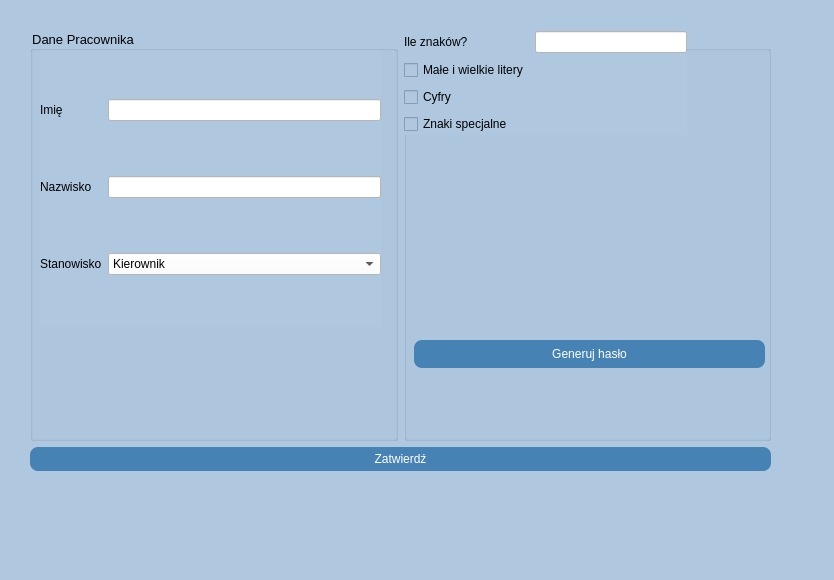
<?xml version="1.0" encoding="UTF-8"?>
<ui version="4.0">
 <class>MainWindow</class>
 <widget class="QMainWindow" name="MainWindow">
  <property name="geometry">
   <rect>
    <x>0</x>
    <y>0</y>
    <width>834</width>
    <height>580</height>
   </rect>
  </property>
  <property name="palette">
   <palette>
    <active>
     <colorrole role="Button">
      <brush brushstyle="SolidPattern">
       <color alpha="255">
        <red>175</red>
        <green>200</green>
        <blue>224</blue>
       </color>
      </brush>
     </colorrole>
     <colorrole role="Base">
      <brush brushstyle="SolidPattern">
       <color alpha="255">
        <red>175</red>
        <green>200</green>
        <blue>224</blue>
       </color>
      </brush>
     </colorrole>
     <colorrole role="Window">
      <brush brushstyle="SolidPattern">
       <color alpha="255">
        <red>175</red>
        <green>200</green>
        <blue>224</blue>
       </color>
      </brush>
     </colorrole>
    </active>
    <inactive>
     <colorrole role="Button">
      <brush brushstyle="SolidPattern">
       <color alpha="255">
        <red>175</red>
        <green>200</green>
        <blue>224</blue>
       </color>
      </brush>
     </colorrole>
     <colorrole role="Base">
      <brush brushstyle="SolidPattern">
       <color alpha="255">
        <red>175</red>
        <green>200</green>
        <blue>224</blue>
       </color>
      </brush>
     </colorrole>
     <colorrole role="Window">
      <brush brushstyle="SolidPattern">
       <color alpha="255">
        <red>175</red>
        <green>200</green>
        <blue>224</blue>
       </color>
      </brush>
     </colorrole>
    </inactive>
    <disabled>
     <colorrole role="Button">
      <brush brushstyle="SolidPattern">
       <color alpha="255">
        <red>175</red>
        <green>200</green>
        <blue>224</blue>
       </color>
      </brush>
     </colorrole>
     <colorrole role="Base">
      <brush brushstyle="SolidPattern">
       <color alpha="255">
        <red>175</red>
        <green>200</green>
        <blue>224</blue>
       </color>
      </brush>
     </colorrole>
     <colorrole role="Window">
      <brush brushstyle="SolidPattern">
       <color alpha="255">
        <red>175</red>
        <green>200</green>
        <blue>224</blue>
       </color>
      </brush>
     </colorrole>
    </disabled>
   </palette>
  </property>
  <property name="windowTitle">
   <string>MainWindow</string>
  </property>
  <property name="styleSheet">
   <string notr="true">background-color: #AFC8E0;</string>
  </property>
  <widget class="QWidget" name="centralwidget">
   <widget class="QWidget" name="verticalLayoutWidget">
    <property name="geometry">
     <rect>
      <x>0</x>
      <y>0</y>
      <width>801</width>
      <height>501</height>
     </rect>
    </property>
    <layout class="QVBoxLayout" name="verticalLayout">
     <property name="leftMargin">
      <number>30</number>
     </property>
     <property name="topMargin">
      <number>30</number>
     </property>
     <property name="rightMargin">
      <number>30</number>
     </property>
     <property name="bottomMargin">
      <number>30</number>
     </property>
     <item>
      <layout class="QHBoxLayout" name="horizontalLayout">
       <item>
        <widget class="QGroupBox" name="groupBoxDanePracownika">
         <property name="font">
          <font>
           <pointsize>10</pointsize>
          </font>
         </property>
         <property name="styleSheet">
          <string notr="true">font-size: 20dp;
         </string>
         </property>
         <property name="title">
          <string>Dane Pracownika</string>
         </property>
         <widget class="QWidget" name="gridLayoutWidget">
          <property name="geometry">
           <rect>
            <x>10</x>
            <y>20</y>
            <width>341</width>
            <height>277</height>
           </rect>
          </property>
          <layout class="QGridLayout" name="gridLayout">
           <property name="rightMargin">
            <number>0</number>
           </property>
           <item row="0" column="0">
            <widget class="QLabel" name="labelImie">
             <property name="styleSheet">
              <string notr="true">border: none</string>
             </property>
             <property name="text">
              <string>Imię</string>
             </property>
            </widget>
           </item>
           <item row="1" column="0">
            <widget class="QLabel" name="label">
             <property name="text">
              <string>Nazwisko</string>
             </property>
            </widget>
           </item>
           <item row="2" column="0">
            <widget class="QLabel" name="label_2">
             <property name="text">
              <string>Stanowisko</string>
             </property>
            </widget>
           </item>
           <item row="1" column="1">
            <widget class="QLineEdit" name="lineEdit_Nazwisko">
             <property name="styleSheet">
              <string notr="true">
background-color: white;</string>
             </property>
            </widget>
           </item>
           <item row="0" column="1">
            <widget class="QLineEdit" name="lineEdit_Imie">
             <property name="styleSheet">
              <string notr="true">background-color: white;
     </string>
             </property>
            </widget>
           </item>
           <item row="2" column="1">
            <widget class="QComboBox" name="comboBox_Stanowisko">
             <property name="styleSheet">
              <string notr="true">
background-color:white;</string>
             </property>
             <item>
              <property name="text">
               <string>Kierownik</string>
              </property>
             </item>
             <item>
              <property name="text">
               <string>Starszy programista</string>
              </property>
             </item>
             <item>
              <property name="text">
               <string>Młodszy programista</string>
              </property>
             </item>
             <item>
              <property name="text">
               <string>Tester</string>
              </property>
             </item>
            </widget>
           </item>
          </layout>
         </widget>
        </widget>
       </item>
       <item>
        <widget class="QGroupBox" name="groupBoxGenerowaniHasla">
         <property name="font">
          <font>
           <pointsize>10</pointsize>
          </font>
         </property>
         <property name="title">
          <string>Generuj hasło</string>
         </property>
         <widget class="QWidget" name="gridLayoutWidget_2">
          <property name="geometry">
           <rect>
            <x>0</x>
            <y>0</y>
            <width>283</width>
            <height>105</height>
           </rect>
          </property>
          <layout class="QGridLayout" name="gridLayout_2">
           <item row="0" column="1">
            <widget class="QLineEdit" name="lineEdit_IleZnakow">
             <property name="styleSheet">
              <string notr="true">
background-color: white;</string>
             </property>
            </widget>
           </item>
           <item row="2" column="0">
            <widget class="QCheckBox" name="checkBox_Cyfry">
             <property name="text">
              <string>Cyfry</string>
             </property>
            </widget>
           </item>
           <item row="1" column="0">
            <widget class="QCheckBox" name="checkBox_Maleiwielkie">
             <property name="text">
              <string>Małe i wielkie litery</string>
             </property>
            </widget>
           </item>
           <item row="0" column="0">
            <widget class="QLabel" name="label_IleZnakow">
             <property name="text">
              <string>Ile znaków?</string>
             </property>
            </widget>
           </item>
           <item row="3" column="0">
            <widget class="QCheckBox" name="checkBox_Znaki_specjalne">
             <property name="text">
              <string>Znaki specjalne</string>
             </property>
            </widget>
           </item>
          </layout>
         </widget>
         <widget class="QPushButton" name="pushButton_generuj_haslo">
          <property name="geometry">
           <rect>
            <x>10</x>
            <y>310</y>
            <width>351</width>
            <height>28</height>
           </rect>
          </property>
          <property name="styleSheet">
           <string notr="true">background-color: #4682B4;
    color: white;
    border-radius: 8px;
    padding: 5px 10px;
border: none</string>
          </property>
          <property name="text">
           <string>Generuj hasło</string>
          </property>
         </widget>
        </widget>
       </item>
      </layout>
     </item>
     <item>
      <widget class="QPushButton" name="pushButton_zatwierdz">
       <property name="styleSheet">
        <string notr="true">background-color: #4682B4;
    color: white;
    border-radius: 8px;
    padding: 5px 10px;
border: none</string>
       </property>
       <property name="text">
        <string>Zatwierdź</string>
       </property>
      </widget>
     </item>
    </layout>
   </widget>
  </widget>
  <widget class="QStatusBar" name="statusbar"/>
 </widget>
 <resources/>
 <connections/>
</ui>
